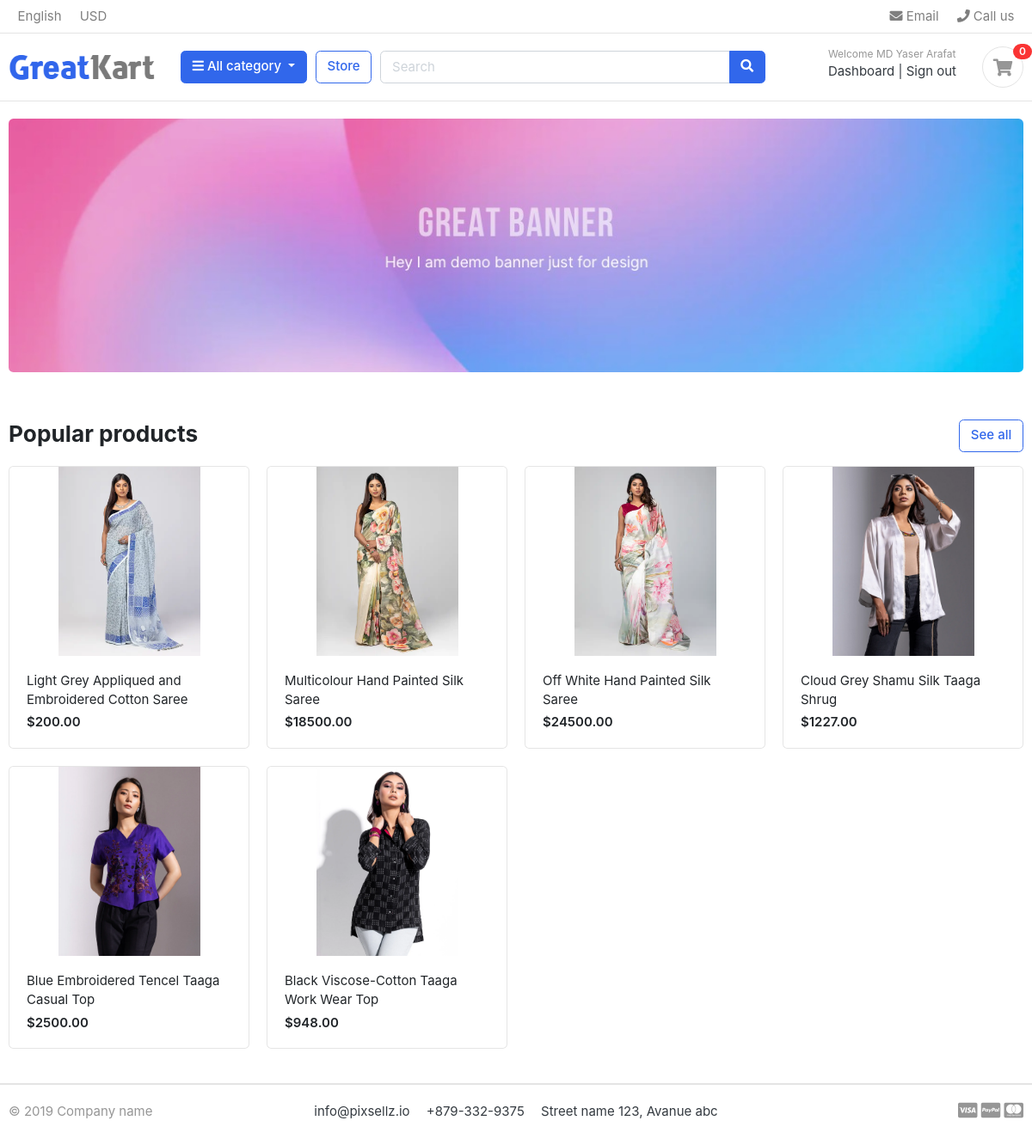
Page / (signed in) on the committed database.
### accounts/models.py (models this page shows, shortened)
class Account(AbstractBaseUser):
    first_name = models.CharField(max_length=30)
    last_name = models.CharField(max_length=30)
    username = models.CharField(max_length=30, unique=True)
    email = models.EmailField(unique=True)
    phone_number = models.CharField(max_length=15, blank=True)
    date_joined = models.DateTimeField(auto_now_add=True)
    last_login = models.DateTimeField(auto_now=True)
    is_admin = models.BooleanField(default=False)
    is_staff = models.BooleanField(default=False)
    is_active = models.BooleanField(default=True)
    is_superadmin = models.BooleanField(default=False)
    USERNAME_FIELD = 'email'
    REQUIRED_FIELDS = ['username', 'first_name', 'last_name']
    objects = MyAccountManager()

### store/models.py (models this page shows, shortened)
class Product(models.Model):
    product_name = models.CharField(max_length=200, unique=True)
    slug = models.SlugField(max_length=200, unique=True)
    description = models.TextField(max_length=500, blank=True)
    price = models.DecimalField(max_digits=10, decimal_places=2)
    images = models.ImageField(upload_to='photos/products')
    stock = models.IntegerField()
    is_available = models.BooleanField(default=True)
    category = models.ForeignKey(Category, on_delete=models.CASCADE)
    created_date = models.DateTimeField(auto_now_add=True)
    modified_date = models.DateTimeField(auto_now=True)
    def get_url(self):
        return reverse('product_detail', args=[self.category.slug, self.slug])

### gokart/views.py (the view)
# urls.py: path('', views.home, name='home'),
def home(request):
    products = Product.objects.all().filter(is_available=True)
    context = {
        'products': products,
    }
    return render(request, 'home.html', context)

### carts/context_processors.py (called while the page is built)
def counter(request):
    cart_count = 0
    if 'admin' in request.path:
        return {}
    else:
        try:
            cart = Cart.objects.filter(cart_id=_cart_id(request))
            cart_items = CartItem.objects.all().filter(cart=cart[:1])
            for item in cart_items:
                cart_count += item.quantity
        except Cart.DoesNotExist:
            cart_count = 0
    return dict(cart_count=cart_count)

### carts/views.py (called while the page is built)
def _cart_id(request):
    cart = request.session.session_key
    if not cart:
        cart = request.session.create()
    return cart

### category/context_processors.py (called while the page is built)
def menu_links(request):
    links = Category.objects.all()
    return dict(links=links)

### category/models.py (called while the page is built)
    def get_url(self):
        return reverse('products_by_category', args=[self.slug])

### templates/home.html
{% extends 'base.html' %} {% load static %}
{% block content %}
<main>
	<section class="section-intro padding-y-sm">
		<div class="container">
			<div class="intro-banner-wrap">
				<img
					src="{% static '/images/banners/1.jpg' %}"
					class="img-fluid rounded"
					alt="cover" />
			</div>
		</div>
	</section>
	<section class="section-name padding-y-sm">
		<div class="container">
			<header class="section-heading">
				<a
					href="/store/"
					class="btn btn-outline-primary float-right"
					>See all</a
				>
				<h3 class="section-title">Popular products</h3>
			</header>
			<div class="row">
				{% for product in products %}
				<div class="col-md-3">
					<div class="card card-product-grid">
						<a
							href="{{ product.get_url }}"
							class="img-wrap">
							<img src="{{product.images.url}}" />
						</a>
						<figcaption class="info-wrap">
							<a
								href="{{ product.get_url }}"
								class="title"
								>{{product.product_name}}</a
							>
							<div class="price mt-1">${{product.price}}</div>
						</figcaption>
					</div>
				</div>
				{% endfor %}
			</div>
		</div>
	</section>
</main>
{% endblock %}

### templates/layout/header.html (shortened to what this page needs)
{% load static %}
<header class="section-header">
	{% include 'layout/navbar.html' %}
	<section class="header-main border-bottom">
		<div class="container">
			<div class="row align-items-center">
				<div class="col-lg-2 col-md-3 col-6">
					<a
						href="/"
						class="brand-wrap">
						<img
							class="logo"
							src="{% static 'images/logo.png' %}" />
					</a>
				</div>
				<div class="col-lg col-sm col-md col-6 flex-grow-0">
					<div class="category-wrap dropdown d-inline-block float-right">
						<button
							type="button"
							class="btn btn-primary dropdown-toggle"
							data-toggle="dropdown">
							<i class="fa fa-bars"></i> All category
						</button>
					</div>
				</div>
				<a
					href="/store/"
					class="btn btn-outline-primary"
					>Store</a
				>
				<div class="col-lg col-md-6 col-sm-12 col">
					<form
						action="{% url 'search' %}"
						class="search"
						mathod="GET">
						<div class="input-group w-100">
							<input
								type="text"
								class="form-control"
								style="width: 60%"
								placeholder="Search"
								name="keyword" />
							<div class="input-group-append">
								<button
									class="btn btn-primary"
									type="submit">
									<i class="fa fa-search"></i>
								</button>
							</div>
						</div>
					</form>
				</div>
				<div class="col-lg-3 col-sm-6 col-8 order-2 order-lg-3">
					<div class="d-flex justify-content-end mb-3 mb-lg-0">
						{% if user.is_authenticated %}
						<div class="widget-header">
							<small class="title text-muted"
								>Welcome {{ user.first_name }}</small
							>
							<div>
								<a href="/accounts/dashboard/">Dashboard</a>
								<span class="dark-transp"> | </span>
								<a href="/accounts/sign-out/">Sign out</a>
							</div>
						</div>
						{% endif %}
						<a
							href="/cart/"
							class="widget-header pl-3 ml-3">
							<div class="icon icon-sm rounded-circle border">
								<i class="fa fa-shopping-cart"></i>
							</div>
							<span class="badge badge-pill badge-danger notify"
								>{{ cart_count }}</span
							>
						</a>
					</div>
				</div>
			</div>
		</div>
	</section>
</header>

### static/css/ui.css (style rules this page uses)
html { font-family: "Inter", sans-serif; font-size: 15px; }
.img-wrap { text-align: center; display: block; }
.img-wrap img { max-width: 100%; }
.icon-xs, .icon-sm, .icon-md, .icon-lg { display: inline-block; text-align: center; flex-shrink: 0; flex-grow: 0; }
.icon-sm { width: 48px; height: 48px; line-height: 48px !important; font-size: 20px; }
.padding-y-sm { padding-top: 20px; padding-bottom: 20px; }
.section-heading { margin-bottom: 20px; margin-top: 15px; }
.section-title { color: #212529; }
.header-main { position: relative; padding-top: 1rem; padding-bottom: 1rem; }
.brand-wrap .logo, .navbar-brand .logo { margin-right: 7px; max-height: 42px; display: inline-block; }
.widget-header { display: inline-block; vertical-align: middle; position: relative; }
.widget-header a { color: #343a40; }
.widget-header i { color: #969696; }
.widget-header .title { display: block; }
.widget-header .notify { position: absolute; top: -3px; right: -10px; }
[class*=card-product] a.title { color: #212529; display: block; }
[class*=card-product] .img-wrap { overflow: hidden; position: relative; }
[class*=card-product] .img-wrap img { height: 100%; max-width: 100%; width: auto; display: inline-block; -o-object-fit: cover; object-fit: cover; }
.card-product-grid { margin-bottom: 20px; }
.card-product-grid .img-wrap { border-radius: 0.2rem 0.2rem 0 0; height: 220px; }
.card-product-grid .info-wrap { overflow: hidden; padding: 18px 20px; }
.card .img-wrap { overflow: hidden; }
.notify { position: absolute; top: -4px; right: -10px; display: inline-block; padding: 0.25em 0.6em; font-size: 12px; line-height: 1; text-align: center; border-radius: 3rem; color: #fff; background-color: #fa3434; }
.price { font-weight: 600; color: #212529; }

### rows in the picture
Account: first_name "MD Yaser Arafat"
Product: images (picture), product_name "Light Grey Appliqued and Embroidered Cotton Saree", price "200.00"
Product: images (picture), product_name "Multicolour Hand Painted Silk Saree", price "18500.00"
Product: images (picture), product_name "Off White Hand Painted Silk Saree", price "24500.00"
Product: images (picture), product_name "Cloud Grey Shamu Silk Taaga Shrug", price "1227.00"
Product: images (picture), product_name "Blue Embroidered Tencel Taaga Casual Top", price "2500.00"
Product: images (picture), product_name "Black Viscose-Cotton Taaga Work Wear Top", price "948.00"

### other values in the picture
{{ cart_count }} "0"
